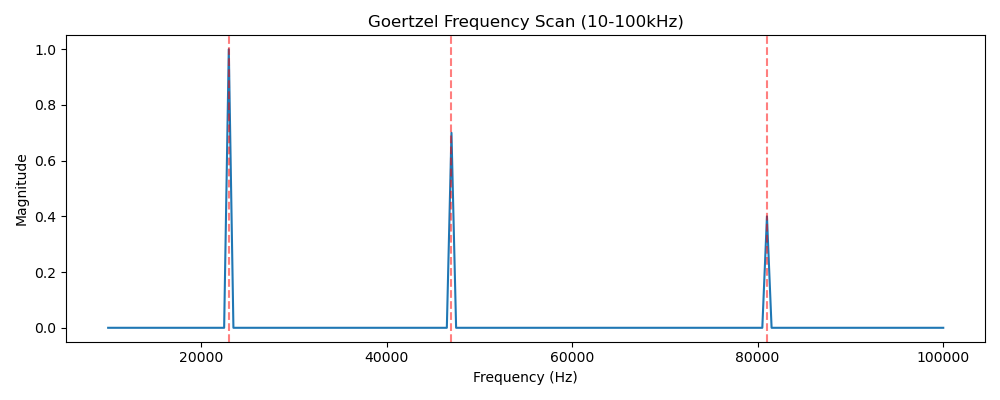

The script that saved this image:
"""Example: Goertzel frequency detection (2023-H)."""

import numpy as np
import matplotlib.pyplot as plt
import sys, os
sys.path.insert(0, os.path.join(os.path.dirname(__file__), '..', '..'))

from signal_toolkit import goertzel as gz
from signal_toolkit import dds_synthesis as dds

fs = 500_000

f_actual = [23000, 47000, 81000]
amps = [1.0, 0.7, 0.4]

mixed = np.zeros(int(fs * 0.05))
for f, a in zip(f_actual, amps):
    _, sig = dds.generate_sine(fs, f, duration=0.05, amplitude=a)
    mixed += sig

print("=== Goertzel Targeted Detection ===")
test_freqs = [20000, 23000, 25000, 40000, 47000, 50000, 80000, 81000, 82000]
results = gz.goertzel_bank(mixed, test_freqs, fs)
for freq, mag, phase in results:
    marker = " <<<" if abs(mag) > 0.3 else ""
    print(f"  f={freq:5d}Hz: mag={mag:.4f}, phase={phase:.3f}rad{marker}")

print("\n=== Goertzel Frequency Scan ===")
detected = gz.detect_frequencies(mixed, fs, f_min=10000, f_max=100000, step=500, threshold=0.1)
for freq, mag in detected:
    print(f"  Detected: {freq:.0f}Hz (mag={mag:.3f})")

fig, ax = plt.subplots(figsize=(10, 4))
f_scan = np.arange(10000, 100001, 500)
mags = []
for f in f_scan:
    mag, _ = gz.goertzel(mixed[:min(len(mixed), 2000)], f, fs)
    mags.append(mag)
ax.plot(f_scan, mags)
ax.set_title("Goertzel Frequency Scan (10-100kHz)")
ax.set_xlabel("Frequency (Hz)")
ax.set_ylabel("Magnitude")
for f in f_actual:
    ax.axvline(x=f, color='r', linestyle='--', alpha=0.5)
plt.tight_layout()
plt.savefig(os.path.join(os.path.dirname(__file__), 'example_goertzel.png'), dpi=100)
print("Saved example_goertzel.png")
